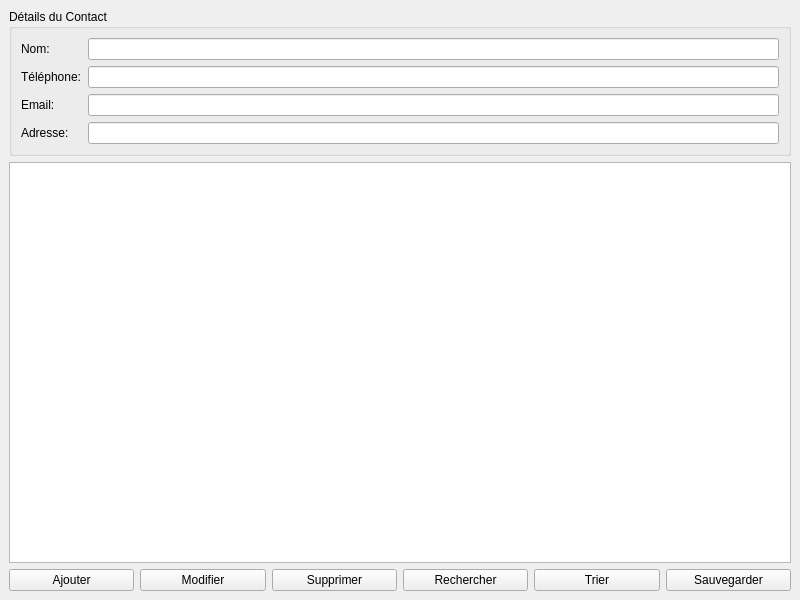
<ui version="4.0">
 <class>MainWindow</class>
 <widget class="QMainWindow" name="MainWindow">
  <property name="geometry">
   <rect>
    <x>0</x>
    <y>0</y>
    <width>800</width>
    <height>600</height>
   </rect>
  </property>
  <widget class="QWidget" name="centralwidget">
   <layout class="QVBoxLayout" name="verticalLayout">
    <item>
     <widget class="QGroupBox" name="groupBox">
      <property name="title">
       <string>Détails du Contact</string>
      </property>
      <layout class="QFormLayout" name="formLayout">
       <item row="0" column="0">
        <widget class="QLabel" name="labelName">
         <property name="text">
          <string>Nom:</string>
         </property>
        </widget>
       </item>
       <item row="0" column="1">
        <widget class="QLineEdit" name="lineEditName"/>
       </item>
       <item row="1" column="0">
        <widget class="QLabel" name="labelPhone">
         <property name="text">
          <string>Téléphone:</string>
         </property>
        </widget>
       </item>
       <item row="1" column="1">
        <widget class="QLineEdit" name="lineEditPhone"/>
       </item>
       <item row="2" column="0">
        <widget class="QLabel" name="labelEmail">
         <property name="text">
          <string>Email:</string>
         </property>
        </widget>
       </item>
       <item row="2" column="1">
        <widget class="QLineEdit" name="lineEditEmail"/>
       </item>
       <item row="3" column="0">
        <widget class="QLabel" name="labelAddress">
         <property name="text">
          <string>Adresse:</string>
         </property>
        </widget>
       </item>
       <item row="3" column="1">
        <widget class="QLineEdit" name="lineEditAddress"/>
       </item>
      </layout>
     </widget>
    </item>
    <item>
     <widget class="QTableWidget" name="tableWidgetContacts">
      <property name="selectionBehavior">
       <enum>QAbstractItemView::SelectRows</enum>
      </property>
      <property name="sortingEnabled">
       <bool>true</bool>
      </property>
     </widget>
    </item>
    <item>
     <layout class="QHBoxLayout" name="horizontalLayout">
      <item>
       <widget class="QPushButton" name="buttonAdd">
        <property name="text">
         <string>Ajouter</string>
        </property>
        <property name="icon">
         <iconset>
          <normaloff>:/icons/add.png</normaloff>
         </iconset>
        </property>
       </widget>
      </item>
      <item>
       <widget class="QPushButton" name="buttonModify">
        <property name="text">
         <string>Modifier</string>
        </property>
        <property name="icon">
         <iconset>
          <normaloff>:/icons/edit.png</normaloff>
         </iconset>
        </property>
       </widget>
      </item>
      <item>
       <widget class="QPushButton" name="buttonDelete">
        <property name="text">
         <string>Supprimer</string>
        </property>
        <property name="icon">
         <iconset>
          <normaloff>:/icons/delete.png</normaloff>
         </iconset>
        </property>
       </widget>
      </item>
      <item>
       <widget class="QPushButton" name="buttonSearch">
        <property name="text">
         <string>Rechercher</string>
        </property>
        <property name="icon">
         <iconset>
          <normaloff>:/icons/search.png</normaloff>
         </iconset>
        </property>
       </widget>
      </item>
      <item>
       <widget class="QPushButton" name="buttonSort">
        <property name="text">
         <string>Trier</string>
        </property>
        <property name="icon">
         <iconset>
          <normaloff>:/icons/sort.png</normaloff>
         </iconset>
        </property>
       </widget>
      </item>
      <item>
       <widget class="QPushButton" name="buttonSave">
        <property name="text">
         <string>Sauvegarder</string>
        </property>
        <property name="icon">
         <iconset>
          <normaloff>:/icons/save.png</normaloff>
         </iconset>
        </property>
       </widget>
      </item>
     </layout>
    </item>
   </layout>
  </widget>
 </widget>
</ui>
